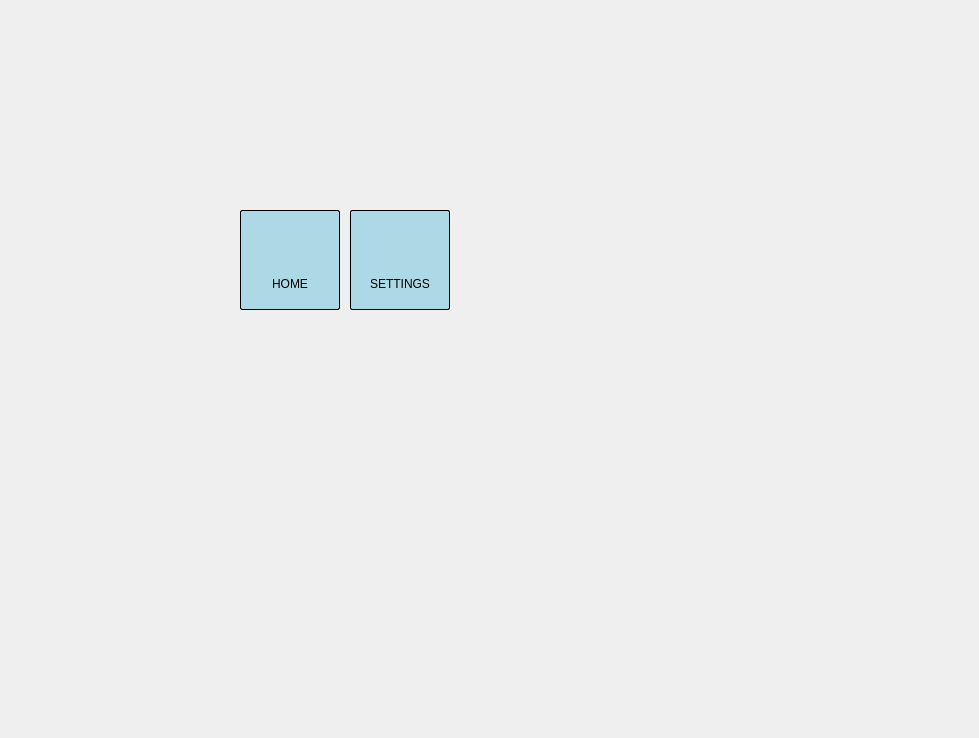
<?xml version="1.0" encoding="UTF-8"?>
<ui version="4.0">
 <class>MainWindow</class>
 <widget class="QMainWindow" name="MainWindow">
  <property name="geometry">
   <rect>
    <x>0</x>
    <y>0</y>
    <width>979</width>
    <height>738</height>
   </rect>
  </property>
  <property name="windowTitle">
   <string>MainWindow</string>
  </property>
  <widget class="QWidget" name="centralwidget">
   <widget class="QPushButton" name="pushButton">
    <property name="enabled">
     <bool>true</bool>
    </property>
    <property name="geometry">
     <rect>
      <x>240</x>
      <y>210</y>
      <width>100</width>
      <height>100</height>
     </rect>
    </property>
    <property name="font">
     <font>
      <weight>50</weight>
      <bold>false</bold>
     </font>
    </property>
    <property name="toolTip">
     <string>&lt;html&gt;&lt;head/&gt;&lt;body&gt;&lt;p align=&quot;center&quot;&gt;&lt;br/&gt;&lt;/p&gt;&lt;/body&gt;&lt;/html&gt;</string>
    </property>
    <property name="layoutDirection">
     <enum>Qt::LeftToRight</enum>
    </property>
    <property name="styleSheet">
     <string notr="true">QPushButton
{

padding: 20px 0 0px 0;
background-color : lightblue;
background-image: url(:/icons8-home.svg);



	
    border: 1px solid black;
    border-radius: 2px;
    background-position: center  top;
    background-repeat: no-repeat;
    background-origin: content;                             

}
QPushButton:hover:!pressed {
    background-color:#54d777;
	color: rgb(239, 41, 41);
	alternate-background-color: rgb(138, 226, 52);
	gridline-color: rgb(238, 238, 236);
	selection-color: rgb(92, 53, 102);
	
}

/*QPushButton:enabled { background-color: green; }*/</string>
    </property>
    <property name="text">
     <string>

HOME</string>
    </property>
    <property name="checkable">
     <bool>true</bool>
    </property>
    <property name="checked">
     <bool>true</bool>
    </property>
    <property name="autoExclusive">
     <bool>true</bool>
    </property>
   </widget>
   <widget class="QLabel" name="label">
    <property name="enabled">
     <bool>true</bool>
    </property>
    <property name="geometry">
     <rect>
      <x>250</x>
      <y>280</y>
      <width>10</width>
      <height>10</height>
     </rect>
    </property>
    <property name="styleSheet">
     <string notr="true">
border-radius:5px;</string>
    </property>
    <property name="text">
     <string/>
    </property>
    <property name="pixmap">
     <pixmap resource="myres.qrc">:/icons8-settings_1.svg</pixmap>
    </property>
   </widget>
   <widget class="QPushButton" name="pushButton_3">
    <property name="enabled">
     <bool>true</bool>
    </property>
    <property name="geometry">
     <rect>
      <x>350</x>
      <y>210</y>
      <width>100</width>
      <height>100</height>
     </rect>
    </property>
    <property name="font">
     <font>
      <weight>50</weight>
      <bold>false</bold>
     </font>
    </property>
    <property name="toolTip">
     <string>&lt;html&gt;&lt;head/&gt;&lt;body&gt;&lt;p&gt;&lt;img src=&quot;:/icons8-home.svg&quot;/&gt;&lt;/p&gt;&lt;/body&gt;&lt;/html&gt;</string>
    </property>
    <property name="layoutDirection">
     <enum>Qt::LeftToRight</enum>
    </property>
    <property name="styleSheet">
     <string notr="true">QPushButton
{

padding: 20px 0 0px 0;
background-color : lightblue;
background-image: url(:/icons8-settings.svg);



	
    border: 1px solid black;
    border-radius: 2px;
    background-position: center  top;
    background-repeat: no-repeat;
    background-origin: content;                             

}
QPushButton:hover:!pressed {
    background-color:#54d777;
}
</string>
    </property>
    <property name="text">
     <string>

SETTINGS</string>
    </property>
    <property name="checkable">
     <bool>true</bool>
    </property>
    <property name="checked">
     <bool>true</bool>
    </property>
    <property name="autoExclusive">
     <bool>true</bool>
    </property>
   </widget>
   <zorder>pushButton</zorder>
   <zorder>pushButton_3</zorder>
   <zorder>label</zorder>
  </widget>
 </widget>
 <resources>
  <include location="myres.qrc"/>
 </resources>
 <connections>
  <connection>
   <sender>pushButton</sender>
   <signal>clicked()</signal>
   <receiver>pushButton</receiver>
   <slot>repaint()</slot>
   <hints>
    <hint type="sourcelabel">
     <x>294</x>
     <y>274</y>
    </hint>
    <hint type="destinationlabel">
     <x>294</x>
     <y>274</y>
    </hint>
   </hints>
  </connection>
 </connections>
</ui>
